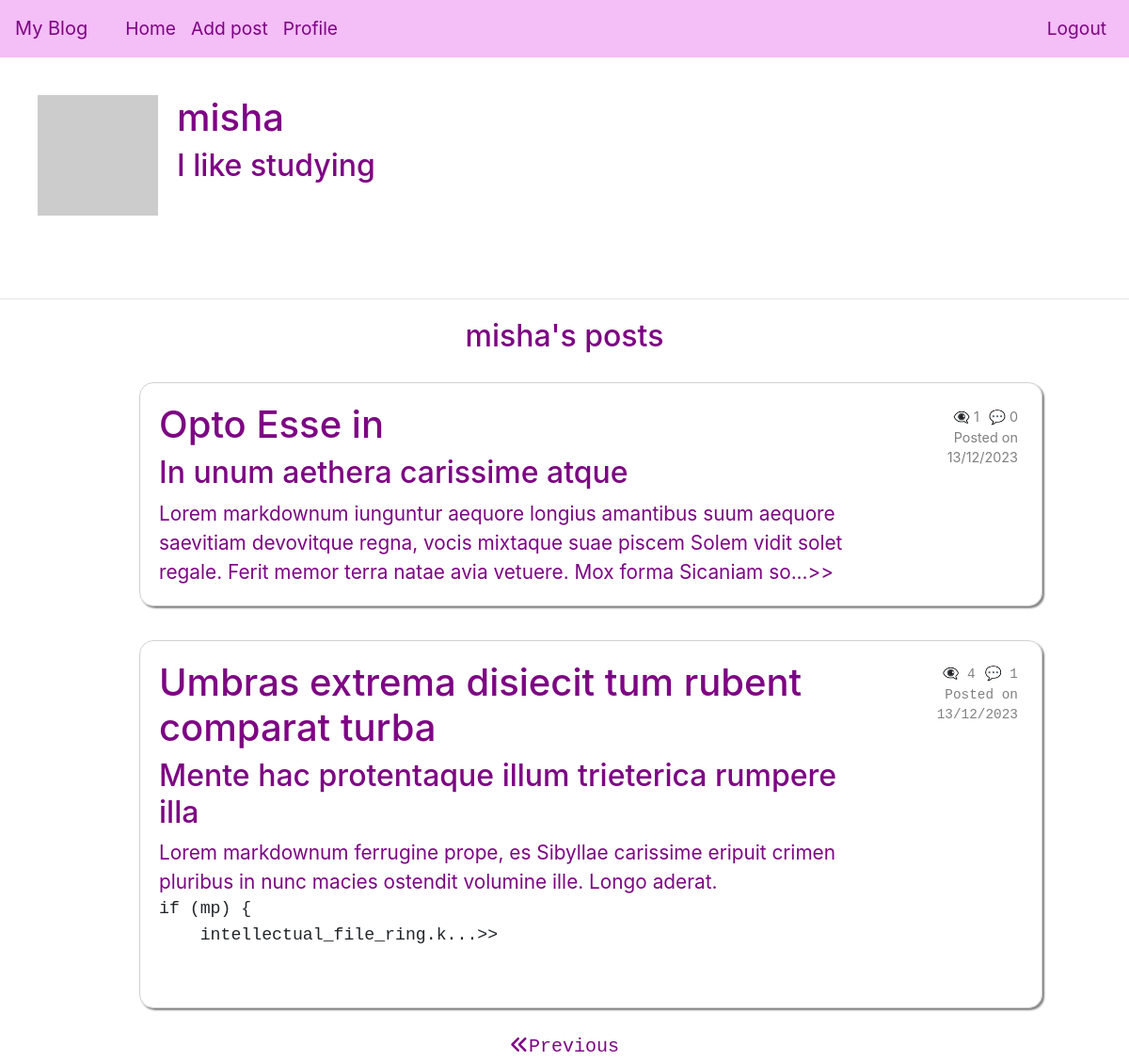
The app's page /user/misha?page=2 (signed in) with its own data.
### app/models/models.py (models this page shows, shortened)
class User(UserMixin, db.Model):
    __tablename__ = "user"
    id = db.Column(db.Integer, primary_key=True)
    username = db.Column(String(64), unique=True, nullable=False)
    email = db.Column(db.String(120), unique=True, nullable=False)
    isAdmin = db.Column(db.Boolean, nullable=False)
    password_hash = db.Column(String(256))
    profile_image = db.Column(String(256))
    info = db.Column(String(256))
    posts = db.relationship('Post', back_populates='user', cascade='all, delete-orphan')
    comments = db.relationship('Comment', back_populates='user', cascade='all, delete-orphan')
    def get_avatar(self, size):
        digest = md5(self.email.lower().encode('utf-8')).hexdigest()
        self.profile_image = f'https://www.gravatar.com/avatar/{digest}?d=identicon&s={size}'
        return self.profile_image

class Post(db.Model):
    __tablename__ = "post"
    id = db.Column(db.Integer, primary_key=True)
    title = db.Column(String(250))
    title_html = db.Column(db.String(250))
    body = db.Column(String(2500))
    body_html = db.Column(db.String(2500))
    timestamp = db.Column(DateTime, default=func.now())
    user_id = db.Column(db.Integer, db.ForeignKey('user.id'), nullable=False)
    user = db.relationship('User', back_populates='posts')
    comments = db.relationship('Comment', back_populates='post', cascade='all, delete-orphan')
    views = db.Column(db.Integer, server_default=str(0))
    def get_comments_length(self):
        commments = Comment.query.filter_by(post_id=self.id).all()
        return len(commments)

### app/routes/routes.py (the view, shortened to what this page needs)
@blueprint.route('/user/<username>', methods=["GET", "POST"])
@login_required
def user(username):
        user = User.query.filter_by(username=username).first_or_404()
        form = PostForm()
        page = request.args.get('page', 1, type=int)
        per_page = 2
        user.profile_image = user.get_avatar(128)
        posts = Post.query.filter_by(user_id=user.id).order_by(Post.timestamp.desc()).paginate(page=page, per_page=per_page, error_out=False)
        return render_template('profile.html', user=user, form=form, posts=posts)

### app/templates/profile.html (shortened to what this page needs)
{% extends "base.html" %} {% import "bootstrap/wtf.html" as wtf %}{% block
content %}
<div class="avatar-username">
    <div class="avatar-username">
        <img src="{{ user.profile_image }}" width="128" height="128" />
        <div>
            <h1>{{ user.username }}</h1>
            {% if user.info %}
            <h2>{{user.info}}</h2>
            {% endif %}
        </div>
    </div>
</div>
<hr />
{% if posts %}
<h2 class="greeting">{{user.username}}'s posts</h2>
{% for post in posts%}
<div class="posts">
    <ul>
        <a href="{{url_for('main.post', id=post.id)}}" class="post-link">
            <li class="post">
                <div class="avatar-comment">
                    <div>
                        {% if post.title_html %} {{post.title_html | safe}} {%
                        else %}
                        <h1>{{post.title}}</h1>
                        {% endif %} {{(post.body_html | safe)[0:250]}}...>>
                    </div>
                </div>
                <div class="comments-date">
                    <div class="comments-views">
                        {% if not post.views%}
                        <p>👁️‍🗨️ 0</p>
                        {% else %}
                        <p>👁️‍🗨️ {{post.views}}</p>
                        {% endif %}
                        <p>💬 {{post.get_comments_length()}}</p>
                    </div>
                    <p>Posted on</p>
                    <p>{{post.timestamp.strftime('%d/%m/%Y')}}</p>
                </div>
            </li></a
        >
    </ul>
</div>
{% endfor%}
<div class="arrows">
    {% if posts.has_prev %}
    <a href="{{ url_for('main.user', username=user.username, page=posts.prev_num) }}"><i class="fa-solid fa-angles-left"></i>Previous</a>
    {% endif %}
</div>
{% endif %} {% endblock %}

### app/static/style.css (style rules this page uses)
* { margin: 0; box-sizing: border-box; }
html { scroll-behavior: smooth; }
a { cursor: pointer; text-decoration: none; color: rgb(223, 71, 231); }
ul { list-style-type: none; margin-left: 1rem; font-size: larger; }
.greeting { text-align: center; color: rgb(125, 4, 131); margin: 20px 0; }
.posts { display: flex; flex-direction: column; align-items: center; }
.post { margin: 10px; border: 1px solid rgba(128, 128, 128, 0.364); border-radius: 15px; padding: 20px; box-shadow: 2px 2px 2px grey; width: 80vw; display: grid; grid-template-columns: 5fr 1fr; grid-template-rows: 1fr; }
.comments-date, .comments-date a { display: flex; flex-direction: column; font-size: 0.9rem; align-items: flex-end; justify-content: flex-start; color: grey; padding: 5px; }
.comments-views { display: flex; flex-direction: row; font-size: 0.9rem; justify-content: center; gap: 10px; }
.avatar-comment { display: flex; gap: 20px; align-items: center; color: rgb(125, 4, 131); }
.avatar-comment p { margin: 0; }
.comments-date p { display: flex; flex-direction: column; align-items: flex-end; margin: 0px; }
a .post { color: rgb(125, 4, 131); font-size: 1.3rem; }
.avatar-username { display: flex; flex-direction: row; justify-content: space-between; align-items: flex-start; gap: 20px; padding: 20px; color: rgb(125, 4, 131); }
hr { margin-top: 3rem; margin-bottom: 1rem; border: 0; border-top: 1px solid rgba(0, 0, 0, 0.1); }
.arrows { display: flex; justify-content: center; font-size: 20px; gap: 20px; }
.arrows a { color: rgb(125, 4, 131); }

### records on screen
User: username "misha", info "I like studying"
Post: title_html "Opto Esse in", body_html "In unum aethera carissime atque Lorem markdownum iunguntur aequore longius amantibus suum aequore saevitiam devovitque regna, vocis mixtaque suae piscem Solem vidit solet regale. Ferit memor terra natae avia vetuere. Mox forma Sicaniam so", views "1", get_comments_length "0", timestamp "13/12/2023"
Post: title_html "Umbras extrema disiecit tum rubent comparat turba", body_html "Mente hac protentaque illum trieterica rumpere illa Lorem markdownum ferrugine prope, es Sibyllae carissime eripuit crimen pluribus in nunc macies ostendit volumine ille. Longo aderat. if (mp) { intellectual_file_ring.k", views "4", get_comments_length "1", timestamp "13/12/2023"
